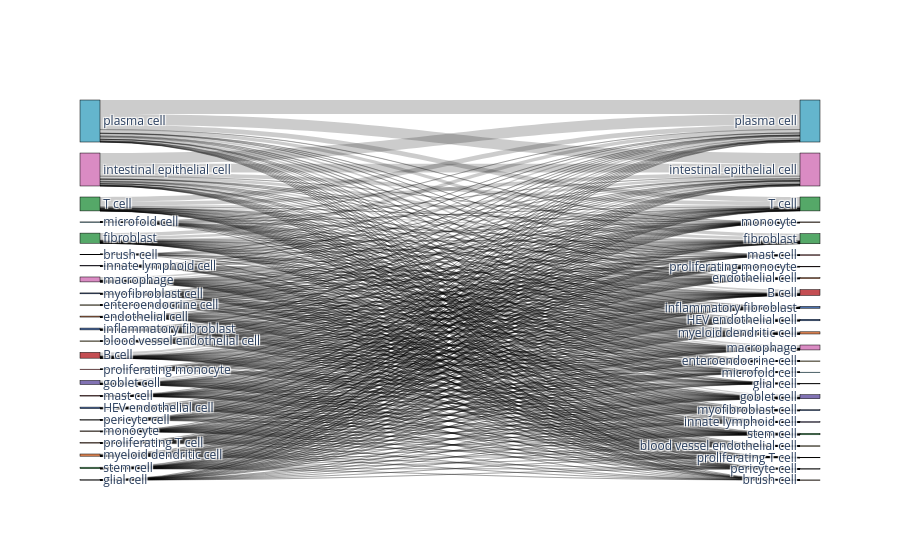
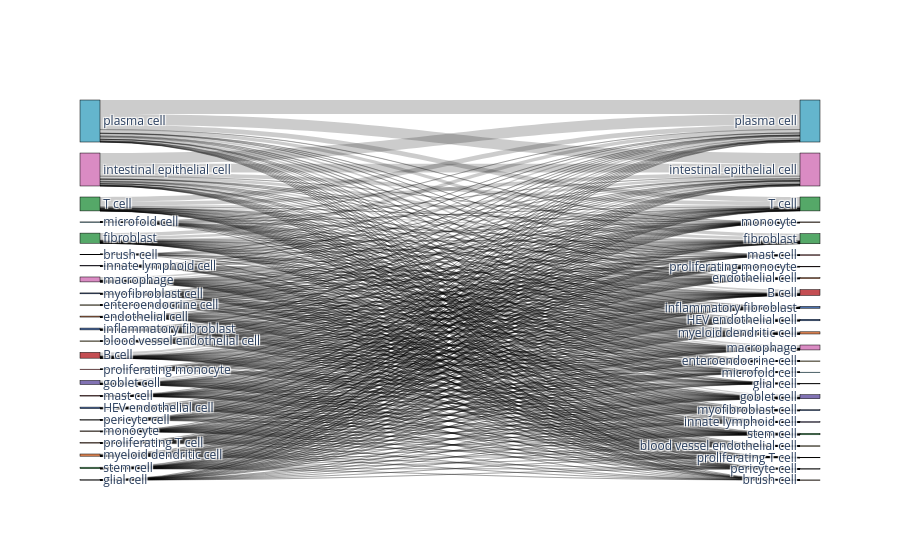

Write notebook code for charts like these, in order.
### Code cell
# Compare to random assignment
import random
random.seed(1)
adata_predicted.obs['random_labeling'] = list(adata_predicted.obs[celltype].sample(frac=1))

bc.tl.report(
    adata_pred=adata_predicted,
    celltype=celltype, 
    method="compare_to_random_" + method, 
    analysis_name=analysis_name,
    train_datasets = adata_trains,
    test_dataset = adata_orig,
    merge = merge,
    name_prediction="random_labeling",
    name_report="compare_to_random_auto_annot", 
    use_raw=use_raw,
    remove_nonshared=False, 
    clustering='leiden', 
    asymmetric_matrix=True, 
    delimiter='\t', 
    verbose=True)

### Figure 1 — Plotly figure (JSON) as saved in the notebook; plotly's stock layout.template omitted (floating-point values rounded to 4 significant figures; data arrays with more than 128 entries replaced by an {"elided": "..."} marker saying what was removed)
{"data": [{"link": {"source": {"elided": "522 int values"}, "target": {"elided": "522 int values"}, "value": {"elided": "522 int values"}}, "node": {"color": ["#dd8452", "#4c72b0", "#937860", "#dd8452", "#ccb974", "#55a868", "#c44e52", "#8c8c8c", "#8172b3", "#da8bc3", "#4c72b0", "#937860", "#8172b3", "#da8bc3", "#c44e52", "#64b5cd", "#ccb974", "#4c72b0", "#8c8c8c", "#64b5cd", "#dd8452", "#c44e52", "#55a868", "#55a868", "#c44e52", "#4c72b0", "#55a868", "#ccb974", "#937860", "#dd8452", "#ccb974", "#55a868", "#8c8c8c", "#8172b3", "#4c72b0", "#8172b3", "#da8bc3", "#da8bc3", "#c44e52", "#64b5cd", "#937860", "#dd8452", "#4c72b0", "#8c8c8c", "#64b5cd", "#dd8452", "#c44e52", "#55a868"], "label": ["myeloid dendritic cell", "HEV endothelial cell", "brush cell", "endothelial cell", "enteroendocrine cell", "fibroblast", "B cell", "glial cell", "goblet cell", "intestinal epithelial cell", "inflammatory fibroblast", "monocyte", "innate lymphoid cell", "macrophage", "mast cell", "microfold cell", "blood vessel endothelial cell", "myofibroblast cell", "pericyte cell", "plasma cell", "proliferating T cell", "proliferating monocyte", "T cell", "stem cell", "B cell", "HEV endothelial cell", "T cell", "blood vessel endothelial cell", "brush cell", "endothelial cell", "enteroendocrine cell", "fibroblast", "glial cell", "goblet cell", "inflammatory fibroblast", "innate lymphoid cell", "intestinal epithelial cell", "macrophage", "mast cell", "microfold cell", "monocyte", "myeloid dendritic cell", "myofibroblast cell", "pericyte cell", "plasma cell", "proliferating T cell", "proliferating monocyte", "stem cell"], "line": {"color": "black", "width": 0.5}, "pad": 15, "thickness": 20}, "type": "sankey"}], "layout": {}}

### Figure 2 — Plotly figure (JSON) as saved in the notebook; plotly's stock layout.template omitted (floating-point values rounded to 4 significant figures; data arrays with more than 128 entries replaced by an {"elided": "..."} marker saying what was removed)
{"data": [{"link": {"source": {"elided": "522 int values"}, "target": {"elided": "522 int values"}, "value": {"elided": "522 int values"}}, "node": {"color": ["#dd8452", "#4c72b0", "#937860", "#dd8452", "#ccb974", "#55a868", "#c44e52", "#8c8c8c", "#8172b3", "#da8bc3", "#4c72b0", "#937860", "#8172b3", "#da8bc3", "#c44e52", "#64b5cd", "#ccb974", "#4c72b0", "#8c8c8c", "#64b5cd", "#dd8452", "#c44e52", "#55a868", "#55a868", "#c44e52", "#4c72b0", "#55a868", "#ccb974", "#937860", "#dd8452", "#ccb974", "#55a868", "#8c8c8c", "#8172b3", "#4c72b0", "#8172b3", "#da8bc3", "#da8bc3", "#c44e52", "#64b5cd", "#937860", "#dd8452", "#4c72b0", "#8c8c8c", "#64b5cd", "#dd8452", "#c44e52", "#55a868"], "label": ["myeloid dendritic cell", "HEV endothelial cell", "brush cell", "endothelial cell", "enteroendocrine cell", "fibroblast", "B cell", "glial cell", "goblet cell", "intestinal epithelial cell", "inflammatory fibroblast", "monocyte", "innate lymphoid cell", "macrophage", "mast cell", "microfold cell", "blood vessel endothelial cell", "myofibroblast cell", "pericyte cell", "plasma cell", "proliferating T cell", "proliferating monocyte", "T cell", "stem cell", "B cell", "HEV endothelial cell", "T cell", "blood vessel endothelial cell", "brush cell", "endothelial cell", "enteroendocrine cell", "fibroblast", "glial cell", "goblet cell", "inflammatory fibroblast", "innate lymphoid cell", "intestinal epithelial cell", "macrophage", "mast cell", "microfold cell", "monocyte", "myeloid dendritic cell", "myofibroblast cell", "pericyte cell", "plasma cell", "proliferating T cell", "proliferating monocyte", "stem cell"], "line": {"color": "black", "width": 0.5}, "pad": 15, "thickness": 20}, "type": "sankey"}], "layout": {}}
